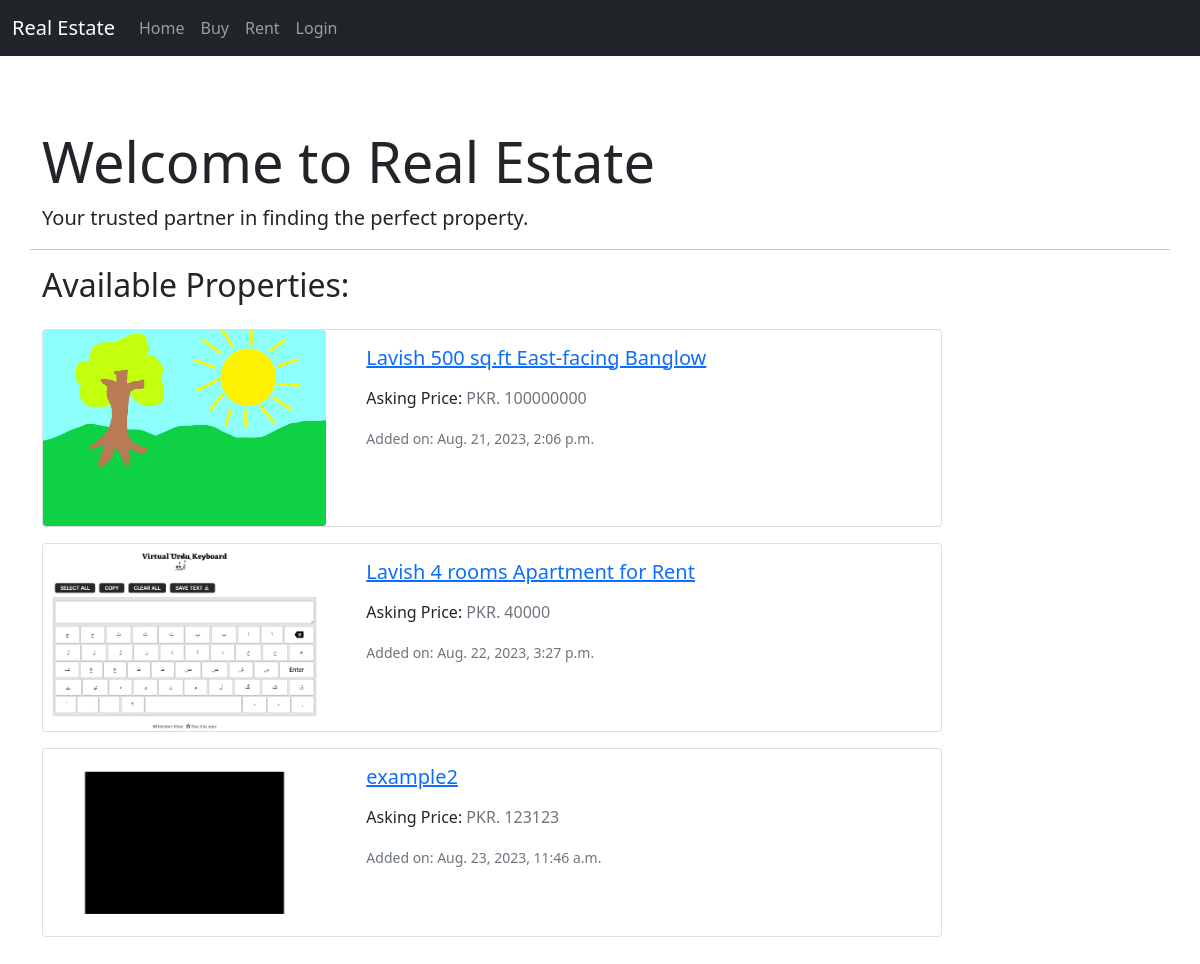
Before: / with the older database file.
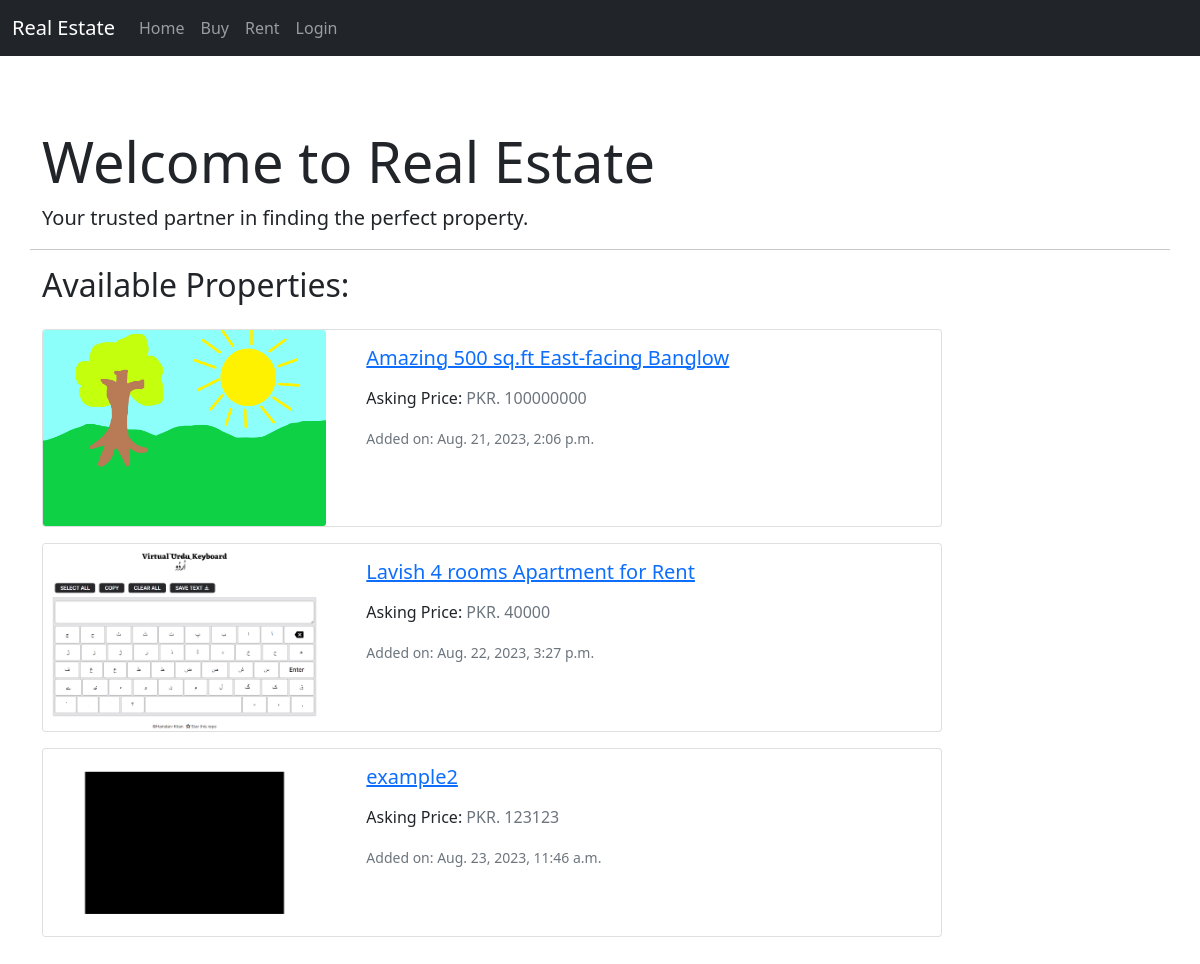
After: the same page with the newer database file.
### market/models.py (models this page shows, shortened)
class Property(models.Model):
    UNIT_CHOICES = [
        ("Square feet", "sq.ft"),
        ("Square meters", "sq.m"),
        ("Marla", "marla"),
        ("Kanal", "kanal"),
    ]
    SALE_CHOICES = [
        ("Sell", "Sell"),
        ("Rent", "Rent"),
    ]
    PROVINCE_CHOICES = [
        ("Sindh", "S"),
        ("Punjab", "P"),
        ("Balochistan", "B"),
        ("KPK", "K"),
    ]
    title = models.CharField(max_length=300, blank=True, null=True)
    owner = models.ForeignKey(
        settings.AUTH_USER_MODEL, on_delete=models.CASCADE, blank=True, null=True)
    type = models.ForeignKey(
        PropertyType, on_delete=models.CASCADE, related_name="property", blank=True, null=True)
    sale_type = models.CharField(
        max_length=10, choices=SALE_CHOICES, blank=True, null=True)
    address = models.CharField(max_length=500, blank=True, null=True)
    price = models.IntegerField(blank=True, null=True)
    size = models.IntegerField(blank=True, null=True)
    size_unit = models.CharField(
        choices=UNIT_CHOICES, blank=True, null=True, max_length=100)
    description = models.TextField(blank=True, null=True)
    province = models.CharField(
        choices=PROVINCE_CHOICES, max_length=40, null=True, blank=True)
    city = models.ForeignKey(
        City, on_delete=models.CASCADE, related_name="property_city", null=True, blank=True)
    area = models.ForeignKey(
        Area, on_delete=models.CASCADE, related_name="area", null=True, blank=True)
    property_pic = models.ImageField(
        upload_to=property_pic_path, blank=True, null=True)
    added_at = models.DateTimeField(
        default=timezone.now, blank=True, null=True)

### market/views.py (the view)
# urls.py: path('', ListingsView, name="listing"),
def ListingsView(request):
    all_listings = Property.objects.all()
    return render(request, 'market/home.html', {'listings': all_listings})

### market/templates/market/home.html (shortened to what this page needs)
{% extends 'market/base.html' %}
{% block content %}
<section class="container mt-5">
  <div class="row">
    <div class="col-md-8">
      <h1 class="display-4">Welcome to Real Estate</h1>
      <p class="lead">Your trusted partner in finding the perfect property.</p>
    </div>
    <hr>
    <div>
      <h2 class="mb-4">Available Properties:</h2>
      <div>
        {% for i in listings %}
            <div class="card mb-3" style="max-width: 900px;">
              <div class="row no-gutters">
                <div class="col-md-4">
                  <img src="{% if i.property_pic %}{{ i.property_pic.url }}{% else %}https://static.vecteezy.com/system/resources/previews/014/554/760/original/man-profile-negative-photo-anonymous-silhouette-human-head-businessman-worker-support-illustration-vector.jpg{% endif %}"  class="card-img img-fluid" style="object-fit: cover; height: 100%; max-height: 200px;" alt="">
                </div>
                <div class="col-md-8">
                  <div class="card-body">
                    <a href="{% url 'market:listing_data' i.id %}">
                      <h5 class="card-title">{{ i.title }}</h5>
                    </a>
                    <p class="card-text">Asking Price: <span class="text-muted">PKR. {{ i.price }}</span></p>
                    <div ><small class="text-muted">Added on: {{ i.added_at }}</small></div>
                  </div>
                </div>
              </div>
            </div>
        {% endfor %}
      </div>
    </div>
  </div>
</section>
{% endblock %}

Changed rows visible on the page:
changed Property: title "Lavish 500 sq.ft East-facing Banglow" → "Amazing 500 sq.ft East-facing Banglow"
